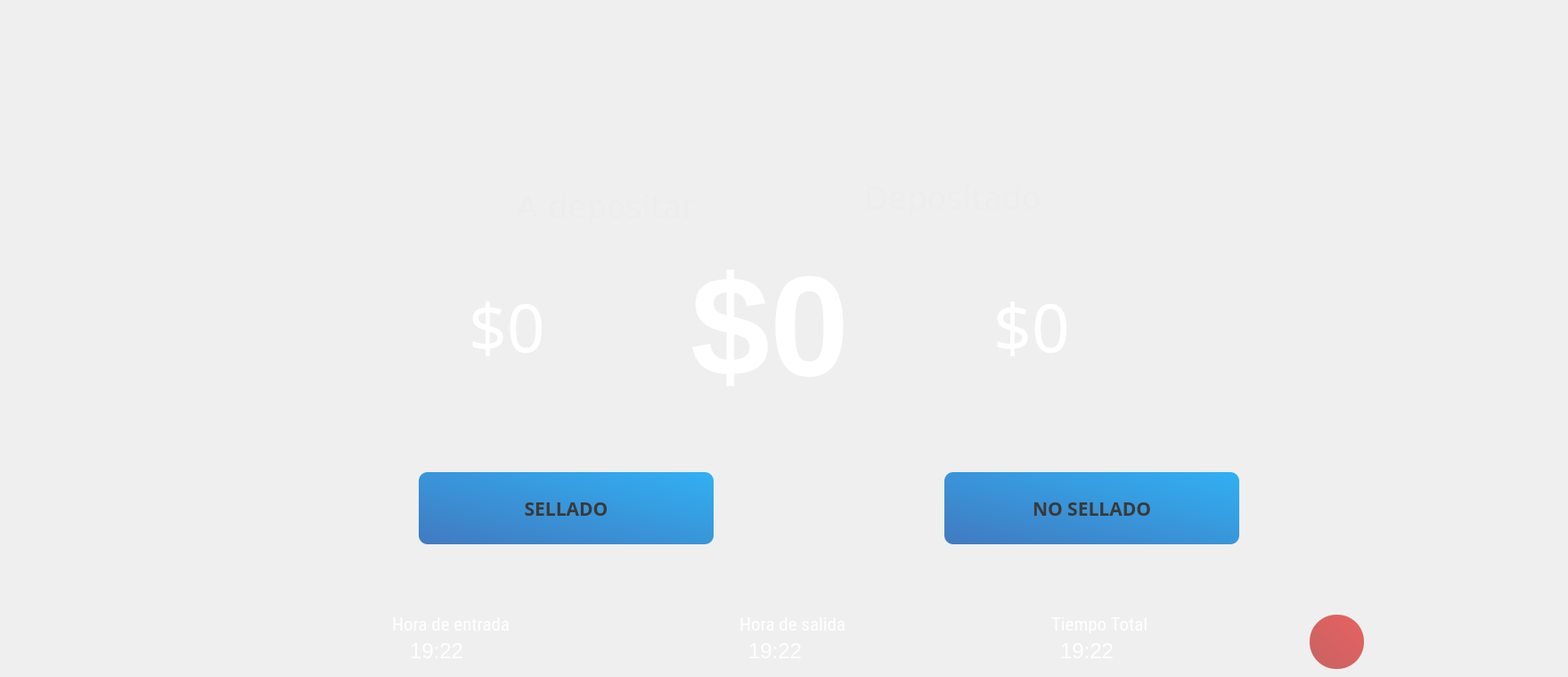
   <widget class="QWidget" name="page_14">
    <widget class="QGroupBox" name="gdepositar_10">
     <property name="geometry">
      <rect>
       <x>370</x>
       <y>0</y>
       <width>1381</width>
       <height>121</height>
      </rect>
     </property>
     <property name="styleSheet">
      <string notr="true">background-color:transparent;
;border-radius:10%;</string>
     </property>
     <property name="title">
      <string/>
     </property>
     <widget class="QLabel" name="label_100">
      <property name="geometry">
       <rect>
        <x>-29</x>
        <y>-40</y>
        <width>251</width>
        <height>21</height>
       </rect>
      </property>
      <property name="font">
       <font>
        <family>Sans Serif</family>
        <pointsize>16</pointsize>
        <weight>75</weight>
        <italic>false</italic>
        <bold>true</bold>
       </font>
      </property>
      <property name="styleSheet">
       <string notr="true">background-color:transparent;
color:rgb(101, 179, 0)</string>
      </property>
      <property name="text">
       <string/>
      </property>
     </widget>
     <widget class="QLabel" name="label_50">
      <property name="geometry">
       <rect>
        <x>860</x>
        <y>10</y>
        <width>101</width>
        <height>91</height>
       </rect>
      </property>
      <property name="styleSheet">
       <string notr="true">background-color:transparent;</string>
      </property>
      <property name="text">
       <string/>
      </property>
      <property name="pixmap">
       <pixmap>../iconos/parking-time.png</pixmap>
      </property>
      <property name="scaledContents">
       <bool>true</bool>
      </property>
     </widget>
    </widget>
    <widget class="QPushButton" name="bnosellado">
     <property name="enabled">
      <bool>true</bool>
     </property>
     <property name="geometry">
      <rect>
       <x>1060</x>
       <y>530</y>
       <width>331</width>
       <height>81</height>
      </rect>
     </property>
     <property name="font">
      <font>
       <family>Ubuntu Mono</family>
       <pointsize>16</pointsize>
       <weight>75</weight>
       <italic>false</italic>
       <bold>true</bold>
       <underline>false</underline>
      </font>
     </property>
     <property name="toolTip">
      <string>Ayuda</string>
     </property>
     <property name="toolTipDuration">
      <number>3</number>
     </property>
     <property name="whatsThis">
      <string extracomment="help"/>
     </property>
     <property name="styleSheet">
      <string notr="true">background-color: rgb(128, 128, 128);
background-color:rgb(220, 220, 220);
color:rgb(57, 57, 57);
background-color:qlineargradient(spread:pad, x1:1, y1:0, x2:0, y2:1, stop:0 rgba(49, 176, 243, 255), stop:1 rgba(65, 122, 192, 255));

border-radius:10%;</string>
     </property>
     <property name="text">
      <string>NO SELLADO</string>
     </property>
     <property name="icon">
      <iconset>
       <normaloff>../iconos/tick.png</normaloff>../iconos/tick.png</iconset>
     </property>
     <property name="iconSize">
      <size>
       <width>40</width>
       <height>40</height>
      </size>
     </property>
    </widget>
    <widget class="QPushButton" name="bcancelarPago">
     <property name="enabled">
      <bool>true</bool>
     </property>
     <property name="geometry">
      <rect>
       <x>1470</x>
       <y>690</y>
       <width>61</width>
       <height>61</height>
      </rect>
     </property>
     <property name="font">
      <font>
       <family>Ubuntu Mono</family>
       <pointsize>16</pointsize>
       <weight>75</weight>
       <italic>false</italic>
       <bold>true</bold>
       <underline>false</underline>
      </font>
     </property>
     <property name="toolTip">
      <string>Ayuda</string>
     </property>
     <property name="toolTipDuration">
      <number>3</number>
     </property>
     <property name="whatsThis">
      <string extracomment="help"/>
     </property>
     <property name="styleSheet">
      <string notr="true">background-color: rgb(128, 128, 128);
background-color:rgb(220, 220, 220);
color:rgb(57, 57, 57);
background-color:qlineargradient(spread:pad, x1:1, y1:0, x2:0, y2:1, stop:0 rgba(231, 98, 98, 255), stop:1 rgba(200, 98, 98, 255));

border-radius:30%;</string>
     </property>
     <property name="text">
      <string/>
     </property>
     <property name="icon">
      <iconset>
       <normaloff>../iconos/cancel.png</normaloff>../iconos/cancel.png</iconset>
     </property>
     <property name="iconSize">
      <size>
       <width>30</width>
       <height>30</height>
      </size>
     </property>
    </widget>
    <widget class="QLabel" name="he">
     <property name="geometry">
      <rect>
       <x>460</x>
       <y>720</y>
       <width>171</width>
       <height>21</height>
      </rect>
     </property>
     <property name="font">
      <font>
       <family>Ubuntu</family>
       <pointsize>18</pointsize>
       <weight>50</weight>
       <italic>false</italic>
       <bold>false</bold>
      </font>
     </property>
     <property name="styleSheet">
      <string notr="true">background-color:transparent;
color:rgb(255,255,255);
</string>
     </property>
     <property name="text">
      <string>19:22</string>
     </property>
    </widget>
    <widget class="QLabel" name="hs_45">
     <property name="geometry">
      <rect>
       <x>440</x>
       <y>690</y>
       <width>221</width>
       <height>21</height>
      </rect>
     </property>
     <property name="font">
      <font>
       <family>Roboto Condensed</family>
       <pointsize>16</pointsize>
       <weight>50</weight>
       <italic>false</italic>
       <bold>false</bold>
      </font>
     </property>
     <property name="styleSheet">
      <string notr="true">background-color:transparent;
color:rgb(255,255,255);
</string>
     </property>
     <property name="text">
      <string>Hora de entrada</string>
     </property>
    </widget>
    <widget class="QLabel" name="ttotal">
     <property name="geometry">
      <rect>
       <x>1190</x>
       <y>720</y>
       <width>171</width>
       <height>21</height>
      </rect>
     </property>
     <property name="font">
      <font>
       <family>Ubuntu</family>
       <pointsize>18</pointsize>
       <weight>50</weight>
       <italic>false</italic>
       <bold>false</bold>
      </font>
     </property>
     <property name="styleSheet">
      <string notr="true">background-color:transparent;
color:rgb(255,255,255);
</string>
     </property>
     <property name="text">
      <string>19:22</string>
     </property>
    </widget>
    <widget class="QLabel" name="hs_46">
     <property name="geometry">
      <rect>
       <x>1180</x>
       <y>690</y>
       <width>191</width>
       <height>21</height>
      </rect>
     </property>
     <property name="font">
      <font>
       <family>Roboto Condensed</family>
       <pointsize>16</pointsize>
       <weight>50</weight>
       <italic>false</italic>
       <bold>false</bold>
      </font>
     </property>
     <property name="styleSheet">
      <string notr="true">background-color:transparent;
color:rgb(255,255,255);
</string>
     </property>
     <property name="text">
      <string>Tiempo Total</string>
     </property>
    </widget>
    <widget class="QLabel" name="hs">
     <property name="geometry">
      <rect>
       <x>840</x>
       <y>720</y>
       <width>171</width>
       <height>21</height>
      </rect>
     </property>
     <property name="font">
      <font>
       <family>Ubuntu</family>
       <pointsize>18</pointsize>
       <weight>50</weight>
       <italic>false</italic>
       <bold>false</bold>
      </font>
     </property>
     <property name="styleSheet">
      <string notr="true">background-color:transparent;
color:rgb(255,255,255);
</string>
     </property>
     <property name="text">
      <string>19:22</string>
     </property>
    </widget>
    <widget class="QLabel" name="hs_47">
     <property name="geometry">
      <rect>
       <x>830</x>
       <y>690</y>
       <width>191</width>
       <height>21</height>
      </rect>
     </property>
     <property name="font">
      <font>
       <family>Roboto Condensed</family>
       <pointsize>16</pointsize>
       <weight>50</weight>
       <italic>false</italic>
       <bold>false</bold>
      </font>
     </property>
     <property name="styleSheet">
      <string notr="true">background-color:transparent;
color:rgb(255,255,255);
</string>
     </property>
     <property name="text">
      <string>Hora de salida</string>
     </property>
    </widget>
    <widget class="QLabel" name="nomPlaza_4">
     <property name="geometry">
      <rect>
       <x>580</x>
       <y>210</y>
       <width>254</width>
       <height>46</height>
      </rect>
     </property>
     <property name="font">
      <font>
       <family>Verdana</family>
       <pointsize>26</pointsize>
       <weight>50</weight>
       <bold>false</bold>
      </font>
     </property>
     <property name="styleSheet">
      <string notr="true">background-color:transparent;
color:rgb(101, 179, 0);
color:rgb(237, 237, 237)</string>
     </property>
     <property name="text">
      <string>A depositar</string>
     </property>
    </widget>
    <widget class="QLabel" name="nomPlaza_7">
     <property name="geometry">
      <rect>
       <x>970</x>
       <y>200</y>
       <width>254</width>
       <height>46</height>
      </rect>
     </property>
     <property name="font">
      <font>
       <family>Verdana</family>
       <pointsize>26</pointsize>
       <weight>50</weight>
       <bold>false</bold>
      </font>
     </property>
     <property name="styleSheet">
      <string notr="true">background-color:transparent;
color:rgb(101, 179, 0);
color:rgb(237, 237, 237)</string>
     </property>
     <property name="text">
      <string>Depositado</string>
     </property>
    </widget>
    <widget class="QWidget" name="layoutWidget_28">
     <property name="geometry">
      <rect>
       <x>370</x>
       <y>260</y>
       <width>1071</width>
       <height>212</height>
      </rect>
     </property>
     <layout class="QGridLayout" name="gridLayout_19">
      <item row="0" column="1">
       <spacer name="horizontalSpacer_37">
        <property name="orientation">
         <enum>Qt::Horizontal</enum>
        </property>
        <property name="sizeHint" stdset="0">
         <size>
          <width>40</width>
          <height>20</height>
         </size>
        </property>
       </spacer>
      </item>
      <item row="0" column="10">
       <widget class="QLabel" name="label_51">
        <property name="styleSheet">
         <string notr="true">background-color:transparent;</string>
        </property>
        <property name="text">
         <string/>
        </property>
       </widget>
      </item>
      <item row="0" column="5">
       <spacer name="horizontalSpacer_38">
        <property name="orientation">
         <enum>Qt::Horizontal</enum>
        </property>
        <property name="sizeHint" stdset="0">
         <size>
          <width>40</width>
          <height>20</height>
         </size>
        </property>
       </spacer>
      </item>
      <item row="0" column="2" colspan="2">
       <widget class="QLabel" name="lcobrar">
        <property name="sizePolicy">
         <sizepolicy hsizetype="MinimumExpanding" vsizetype="Preferred">
          <horstretch>0</horstretch>
          <verstretch>0</verstretch>
         </sizepolicy>
        </property>
        <property name="maximumSize">
         <size>
          <width>620</width>
          <height>16777212</height>
         </size>
        </property>
        <property name="font">
         <font>
          <family>Sans</family>
          <pointsize>56</pointsize>
          <weight>50</weight>
          <italic>false</italic>
          <bold>false</bold>
         </font>
        </property>
        <property name="styleSheet">
         <string notr="true">background-color:transparent;
color:rgb(255, 255, 255);
border-radius:40%</string>
        </property>
        <property name="lineWidth">
         <number>3</number>
        </property>
        <property name="text">
         <string>$0</string>
        </property>
       </widget>
      </item>
      <item row="0" column="6">
       <widget class="QLabel" name="lcine">
        <property name="sizePolicy">
         <sizepolicy hsizetype="MinimumExpanding" vsizetype="Preferred">
          <horstretch>0</horstretch>
          <verstretch>0</verstretch>
         </sizepolicy>
        </property>
        <property name="maximumSize">
         <size>
          <width>620</width>
          <height>16777212</height>
         </size>
        </property>
        <property name="font">
         <font>
          <family>Ubuntu</family>
          <pointsize>120</pointsize>
          <weight>75</weight>
          <italic>false</italic>
          <bold>true</bold>
         </font>
        </property>
        <property name="styleSheet">
         <string notr="true">background-color:transparent;
color:white;
border-radius:40%</string>
        </property>
        <property name="lineWidth">
         <number>3</number>
        </property>
        <property name="text">
         <string>$0</string>
        </property>
       </widget>
      </item>
      <item row="0" column="7">
       <spacer name="horizontalSpacer_39">
        <property name="orientation">
         <enum>Qt::Horizontal</enum>
        </property>
        <property name="sizeHint" stdset="0">
         <size>
          <width>40</width>
          <height>20</height>
         </size>
        </property>
       </spacer>
      </item>
      <item row="0" column="8">
       <widget class="QLabel" name="lsegundoCosto2">
        <property name="enabled">
         <bool>true</bool>
        </property>
        <property name="sizePolicy">
         <sizepolicy hsizetype="MinimumExpanding" vsizetype="Preferred">
          <horstretch>0</horstretch>
          <verstretch>0</verstretch>
         </sizepolicy>
        </property>
        <property name="maximumSize">
         <size>
          <width>620</width>
          <height>16777212</height>
         </size>
        </property>
        <property name="font">
         <font>
          <family>Sans</family>
          <pointsize>56</pointsize>
          <weight>50</weight>
          <italic>false</italic>
          <bold>false</bold>
         </font>
        </property>
        <property name="styleSheet">
         <string notr="true">background-color:transparent;
color:white;
border-radius:40%</string>
        </property>
        <property name="lineWidth">
         <number>3</number>
        </property>
        <property name="text">
         <string>$0</string>
        </property>
       </widget>
      </item>
      <item row="0" column="9">
       <spacer name="horizontalSpacer_40">
        <property name="orientation">
         <enum>Qt::Horizontal</enum>
        </property>
        <property name="sizeHint" stdset="0">
         <size>
          <width>40</width>
          <height>20</height>
         </size>
        </property>
       </spacer>
      </item>
     </layout>
    </widget>
    <widget class="QPushButton" name="bcine">
     <property name="geometry">
      <rect>
       <x>470</x>
       <y>530</y>
       <width>331</width>
       <height>81</height>
      </rect>
     </property>
     <property name="font">
      <font>
       <family>Ubuntu Mono</family>
       <pointsize>16</pointsize>
       <weight>75</weight>
       <italic>false</italic>
       <bold>true</bold>
       <underline>false</underline>
      </font>
     </property>
     <property name="toolTip">
      <string>Ayuda</string>
     </property>
     <property name="toolTipDuration">
      <number>3</number>
     </property>
     <property name="whatsThis">
      <string extracomment="help"/>
     </property>
     <property name="styleSheet">
      <string notr="true">background-color: rgb(128, 128, 128);
background-color:rgb(220, 220, 220);
color:rgb(57, 57, 57);
background-color:qlineargradient(spread:pad, x1:1, y1:0, x2:0, y2:1, stop:0 rgba(49, 176, 243, 255), stop:1 rgba(65, 122, 192, 255));

border-radius:10%;</string>
     </property>
     <property name="text">
      <string>SELLADO</string>
     </property>
     <property name="icon">
      <iconset>
       <normaloff>../iconos/tick.png</normaloff>../iconos/tick.png</iconset>
     </property>
     <property name="iconSize">
      <size>
       <width>40</width>
       <height>40</height>
      </size>
     </property>
    </widget>
   </widget>
